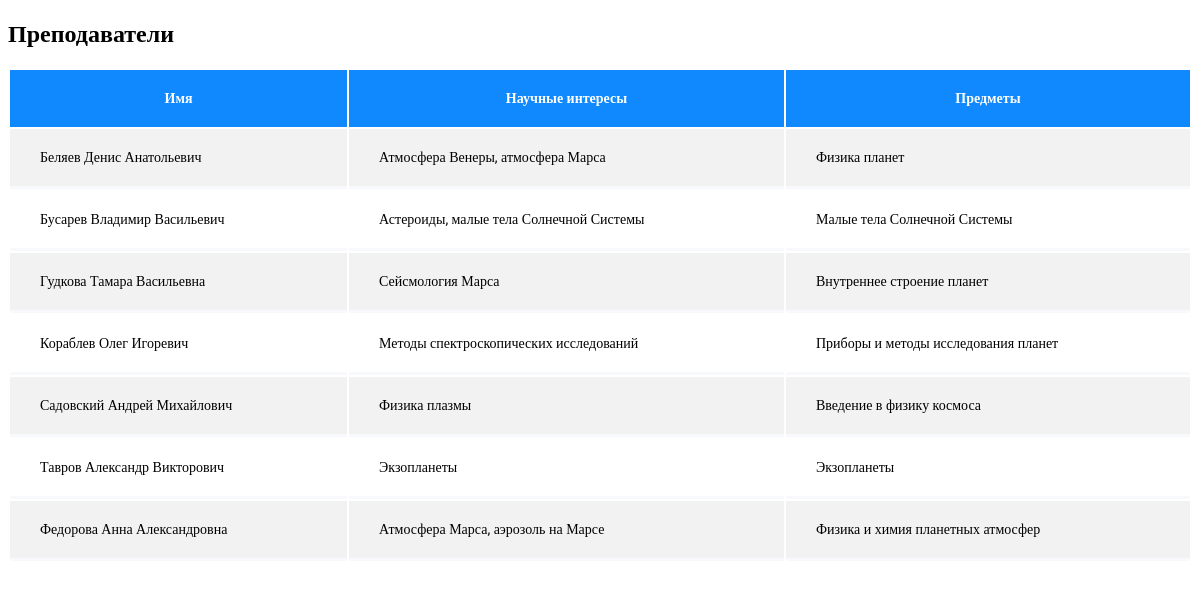
Page /edu/professors/ on the committed database.
### edu/models.py (models this page shows, shortened)
class Professor(models.Model):
    full_name = models.CharField(max_length=200)
    research_field = models.TextField(max_length=1000)
    course = models.ForeignKey(Course, on_delete=models.CASCADE)

class Course(models.Model):
    name = models.CharField(max_length=100)
    semester = models.IntegerField()
    hours = models.CharField(max_length=100)
    books = models.TextField(max_length=1000)
    def __str__(self):
        return self.name

### edu/views.py (the view)
# urls.py: path('professors/', views.professors, name='professors'),
def professors(request):
    professors = Professor.objects.order_by('full_name').all()
    template = loader.get_template('edu/professors.html')
    context = {
        'professors': professors
    }
    return HttpResponse(template.render(context, request))

### edu/templates/edu/professors.html (shortened to what this page needs)
<!DOCTYPE html>
<html>
<head>
</head>
<body>
<h2 style="font-family: 'Roboto'">Преподаватели</h2>
<table style="width:100%">
  <tr>
    <th>Имя</th>
    <th>Научные интересы</th>
    <th>Предметы</th>
  </tr>
  {% for p in professors %}
    <tr>
      <td>{{p.full_name}}</td>
      <td>{{p.research_field}}</td>
      <td>{{p.course}}</td>
    </tr>
  {% endfor %}
</table>
</body>

### edu/templates/edu/professors.html (style rules this page uses)
table { min-width: 1000px !important; width: 100%; background: #fff; font-family: 'Roboto'; }
th { background: #1089ff; border: none; padding: 20px 30px; font-size: 14px; color: #fff; }
tr { margin-bottom: 10px; }
tr:nth-child(even) { background-color: #f2f2f2; }
td { border: none; padding: 20px 30px; border-bottom: 3px solid #f8f9fd; font-size: 14px; }

### rows in the picture
Professor: full_name "Беляев Денис Анатольевич", research_field "Атмосфера Венеры, атмосфера Марса", course "Физика планет"
Professor: full_name "Бусарев Владимир Васильевич", research_field "Астероиды, малые тела Солнечной Системы", course "Малые тела Солнечной Системы"
Professor: full_name "Гудкова Тамара Васильевна", research_field "Сейсмология Марса", course "Внутреннее строение планет"
Professor: full_name "Кораблев Олег Игоревич", research_field "Методы спектроскопических исследований", course "Приборы и методы исследования планет"
Professor: full_name "Садовский Андрей Михайлович", research_field "Физика плазмы", course "Введение в физику космоса"
Professor: full_name "Тавров Александр Викторович", research_field "Экзопланеты", course "Экзопланеты"
Professor: full_name "Федорова Анна Александровна", research_field "Атмосфера Марса, аэрозоль на Марсе", course "Физика и химия планетных атмосфер"
